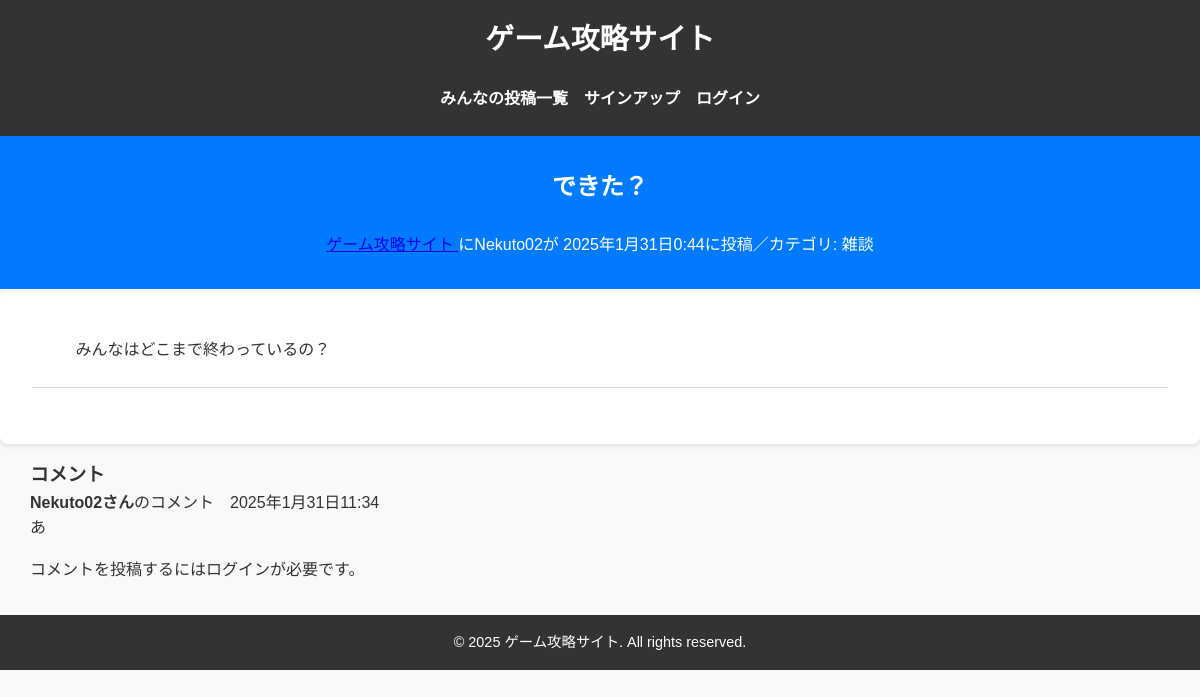
Screenshot of /post/11/ with the database file from the repository.
### kouryakuapp/models.py (models this page shows, shortened)
class KouryakuPost(models.Model):
    title = models.CharField(
        verbose_name='タイトル',
        max_length=200
        )
    content = models.TextField(
        verbose_name='本文'
        )
    user = models.ForeignKey(
        CustomUser,
        on_delete=models.PROTECT,
        related_name='voice_user'
        )
    posted_at = models.DateTimeField(
        verbose_name = '投稿日時',
        auto_now_add=True
        )
    category = models.ForeignKey(
        Category,
        verbose_name='カテゴリ',
        on_delete=models.PROTECT
        )
    like_num = models.IntegerField(
        default=0
        )
    class Meta:
        ordering = ['-posted_at']

class Category(models.Model):
    title = models.CharField(
        verbose_name='カテゴリ',
        max_length=20
    )
    def __str__ (self):
        return self.title

class Comment(models.Model):
    user_name = models.ForeignKey(
        CustomUser,
        on_delete=models.PROTECT,
        related_name='comment_user'
        )
    message = models.TextField(
        '本文'
        )
    target = models.ForeignKey(
        KouryakuPost,
        on_delete=models.CASCADE,
        verbose_name='対象記事',
        related_name='comments'
        )
    comment_at = models.DateTimeField(
        '作成日',
        auto_now_add=True
        )

### accounts/models.py (models this page shows)
class CustomUser(AbstractUser):
    pass

### kouryakuapp/views.py (the view)
# urls.py: path('post/<int:pk>/', KouryakuPostDetailView.as_view(), name='detail'),
class KouryakuPostDetailView(DetailView):
    model = KouryakuPost
    template_name = "detail.html"
    context_object_name = "object"

### kouryakuapp/templates/detail.html (shortened to what this page needs)
{% extends 'base.html' %}
{% load static %}
{% block header %}
<h1>ゲーム攻略サイト</h1>
<nav>
    <ul>
        <li><a href="{% url 'kouryakuapp:index' %}">みんなの投稿一覧</a></li>
        {% if user.is_authenticated %}
        <li><a href="{% url 'kouryakuapp:mypage' %}">マイページ</a></li>
        <li><a href="{% url 'kouryakuapp:post' %}">投稿</a></li>
        <li><a href="{% url 'password_reset' %}">パスワードリセット</a></li>
        <li><a href="{% url 'accounts:logout' %}">ログアウト</a></li>
        {% else %}
        <li><a href="{% url 'accounts:signup' %}">サインアップ</a></li>
        <li><a href="{% url 'accounts:login' %}">ログイン</a></li>
        {% endif %}
    </ul>
</nav>
{% endblock %}
{% block upper %}
<section id="home" class="hero">
    <h1>{{object.title}}</h1>
    <br>
    <a href={% url 'kouryakuapp:index' %}>
        ゲーム攻略サイト
    に{{object.user}}が
    {{object.posted_at}}に投稿／カテゴリ:
    <a>{{object.category}}</a>
</section>
{% endblock %}
{% block contents %}
<article class="mb-4">
    <div class="container px-4 px-lg-5">
        <div class="row gx-4 gx-lg-5 justify-content-center">
            <div class="col-md-10 col-lg-8 col-xl-7">
                <p>{{object.content}}</p>
            </div>
        </div>
    </div>
</article>
{% endblock %}
{% block under %}
<div class="container">
    <h3 class="comment-title">コメント</h3>
    {% for comment in object.comments.all %}
    <div class="comment-list">
        <div class='border-bottom'><strong>{{ comment.user_name }}さん</strong>のコメント　{{ comment.comment_at }}
        </div>
        <div class='mt-2'>{{ comment.message | linebreaks | urlize }}</div>
    </div>
    {% empty %}
    <p>コメントはありません</p>
    {% endfor %}
    {% if user.is_authenticated %}
    <a href="{% url 'kouryakuapp:comment_create' object.pk %}">コメントを追加</a>
    {% else %}
    <p>コメントを投稿するにはログインが必要です。</p>
    {% endif %}
</div>
{% endblock %}

### static/css/styles.css (style rules this page uses)
body, h1, h2, h3, p, ul, li, a, form, input, textarea, button { margin: 0; padding: 0; box-sizing: border-box; }
body { font-family: 'Arial', sans-serif; line-height: 1.6; color: #333; background-color: #f9f9f9; }
.container { width: 90%; max-width: 1200px; margin: 0 auto; }
header h1 { text-align: center; font-size: 2em; }
nav ul { display: flex; justify-content: center; list-style: none; margin-top: 1em; }
nav ul li { margin: 0 1em; }
nav ul li a { color: #fff; text-decoration: none; font-weight: bold; }
.hero { text-align: center; padding: 2em 0; background: #007BFF; color: #fff; }
.guide p { margin-bottom: 0.5em; }
.comment-list { list-style: none; padding: 0; margin-bottom: 1em; }
.justify-content-center { justify-content: center !important; }
.container { width: 95%; max-width: 1200px; margin: 0 auto; padding: 0 1rem; }
header h1 { font-size: 1.8rem; }
nav ul { display: flex; justify-content: center; list-style: none; flex-wrap: wrap; padding: 0; }
nav ul li { margin: 0.5em; }
nav ul li a { color: #fff; text-decoration: none; font-weight: bold; font-size: 1rem; }
.hero { text-align: center; padding: 2em 1em; background: #007BFF; color: #fff; }
.guide p { font-size: 1rem; margin-bottom: 0.5em; }

### rows the page displays
KouryakuPost: title "できた？", user "Nekuto02", posted_at "2025年1月31日0:44", category "雑談", content "みんなはどこまで終わっているの？"
Comment: user_name "Nekuto02", comment_at "2025年1月31日11:34", message "あ"
